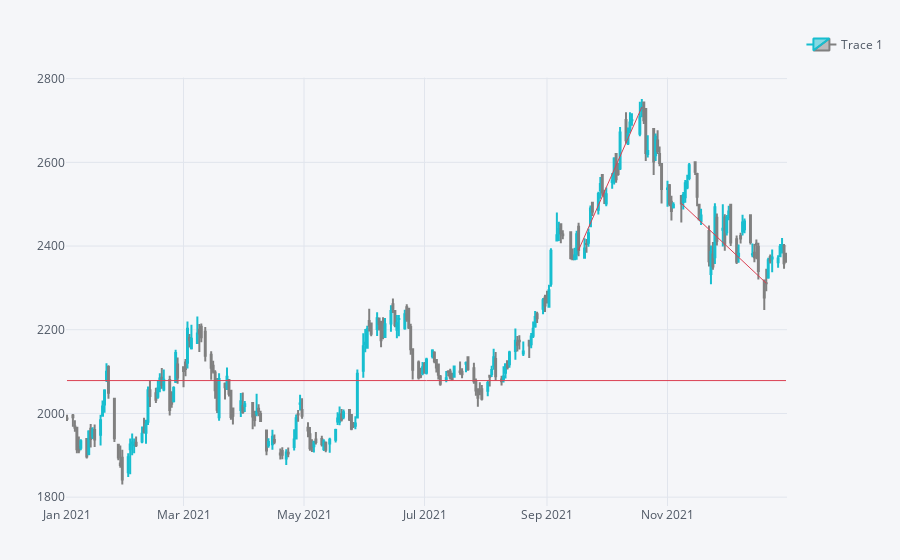

The code cell stored with this chart in its notebook:
### Code cell
qf.iplot()

### Figure 1 — Plotly figure (JSON) as saved in the notebook; plotly's stock layout.template omitted (floating-point values rounded to 4 significant figures; data arrays with more than 128 entries replaced by an {"elided": "..."} marker saying what was removed)
{"data": [{"close": {"elided": "248 float values"}, "decreasing": {"line": {"color": "#808080"}}, "high": {"elided": "248 float values"}, "increasing": {"line": {"color": "#17BECF"}}, "low": {"elided": "248 float values"}, "name": "Trace 1", "open": {"elided": "248 float values"}, "showlegend": true, "type": "candlestick", "x": {"elided": "248 str values"}, "yaxis": "y2"}], "layout": {"legend": {"bgcolor": "#F5F6F9", "font": {"color": "#4D5663"}}, "margin": {"b": 30, "l": 30, "r": 30, "t": 30}, "paper_bgcolor": "#F5F6F9", "plot_bgcolor": "#F5F6F9", "shapes": [{"line": {"color": "#db4052", "dash": "solid", "width": 1}, "type": "line", "x0": "2021-11-08", "x1": "2021-12-21", "xref": "x", "y0": 2502.0, "y1": 2311.0, "yref": "y2"}, {"line": {"color": "#db4052", "dash": "solid", "width": 1}, "type": "line", "x0": "2021-09-17", "x1": "2021-10-19", "xref": "x", "y0": 2391.0, "y1": 2732.0, "yref": "y2"}, {"line": {"color": "#db4052", "dash": "solid", "width": 1}, "type": "line", "x0": "2021-01-01", "x1": "2021-12-31", "xref": "x", "y0": 2078.0, "y1": 2078.0, "yref": "y2"}], "showlegend": true, "title": {"font": {"color": "#4D5663"}}, "xaxis": {"anchor": "y2", "gridcolor": "#E1E5ED", "rangeselector": {"bgcolor": "rgba(150, 200, 250, 1)", "buttons": [{"count": 1, "label": "1m", "step": "month", "stepmode": "backward"}, {"count": 1, "label": "1y", "step": "year", "stepmode": "backward"}], "font": {"size": 13}, "visible": false, "x": 0, "y": 0.9}, "rangeslider": {"visible": false}, "showgrid": true, "tickfont": {"color": "#4D5663"}, "title": {"font": {"color": "#4D5663"}, "text": ""}, "zerolinecolor": "#E1E5ED"}, "yaxis": {"gridcolor": "#E1E5ED", "showgrid": true, "showticklabels": false, "tickfont": {"color": "#4D5663"}, "title": {"font": {"color": "#4D5663"}, "text": ""}, "zerolinecolor": "#E1E5ED"}, "yaxis2": {"domain": [0.0, 0.9], "gridcolor": "#E1E5ED", "showgrid": true, "tickfont": {"color": "#4D5663"}, "title": {"font": {"color": "#4D5663"}, "text": ""}, "zerolinecolor": "#E1E5ED"}}}
